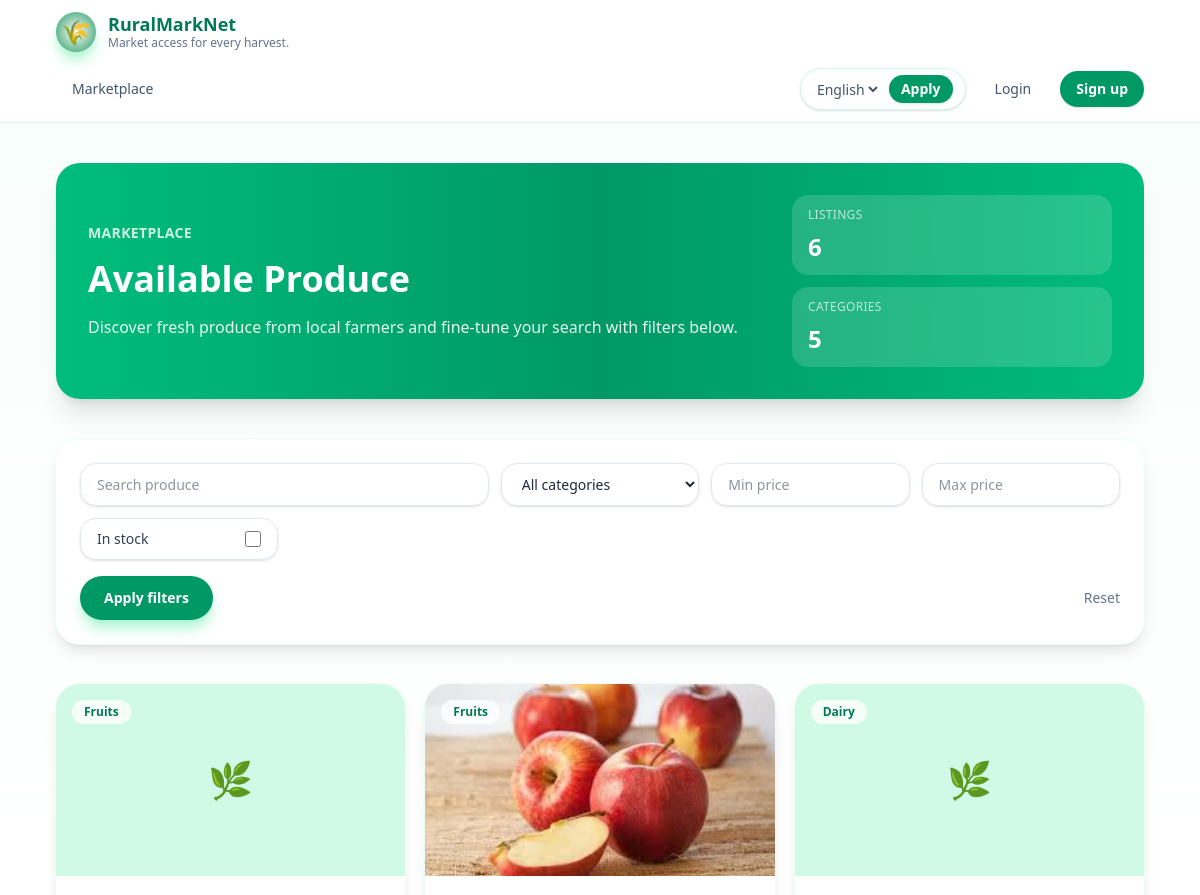
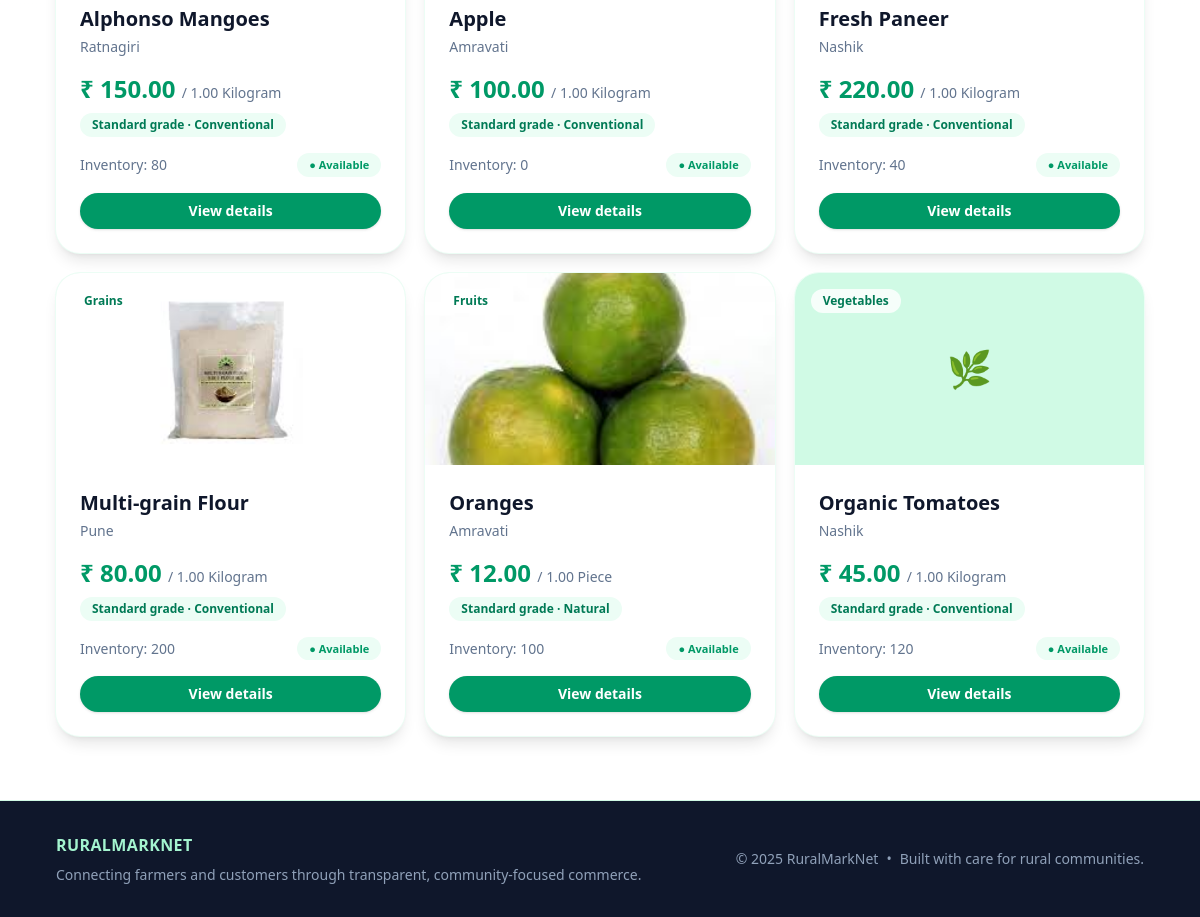
The page / on the database its author committed (2 pictures, top to bottom).
### products/models.py (models this page shows, shortened)
class Product(models.Model):
    class Categories(models.TextChoices):
        VEGETABLES = "vegetables", _("Vegetables")
        FRUITS = "fruits", _("Fruits")
        DAIRY = "dairy", _("Dairy")
        GRAINS = "grains", _("Grains")
        OTHERS = "others", _("Others")
    class Units(models.TextChoices):
        KILOGRAM = "kg", _("Kilogram")
        GRAM = "g", _("Gram")
        LITRE = "l", _("Litre")
        PIECE = "piece", _("Piece")
        BUNCH = "bunch", _("Bunch")
    class QualityGrades(models.TextChoices):
        PREMIUM = "premium", _("Premium grade")
        STANDARD = "standard", _("Standard grade")
        ECONOMY = "economy", _("Economy grade")
    class FarmingPractices(models.TextChoices):
        ORGANIC = "organic", _("Organic")
        NATURAL = "natural", _("Natural")
        CONVENTIONAL = "conventional", _("Conventional")
        HYDROPONIC = "hydroponic", _("Hydroponic")
    name = models.CharField(max_length=255)
    slug = models.SlugField(unique=True, blank=True)
    farmer = models.ForeignKey(
        settings.AUTH_USER_MODEL,
        on_delete=models.CASCADE,
        related_name="products",
    )
    category = models.CharField(max_length=32, choices=Categories.choices)
    description = models.TextField(blank=True)
    price = models.DecimalField(max_digits=8, decimal_places=2)
    unit = models.CharField(
        max_length=16,
        choices=Units.choices,
        default=Units.KILOGRAM,
        help_text=_("Measurement customers will see when ordering."),
    )
    unit_quantity = models.DecimalField(
        max_digits=6,
        decimal_places=2,
        default=Decimal("1.00"),
        validators=[MinValueValidator(Decimal("0.01"))],
        help_text=_("Amount of produce included per unit."),
    )
    quality_grade = models.CharField(
        max_length=32,
        choices=QualityGrades.choices,
        default=QualityGrades.STANDARD,
        help_text=_("Visible quality grade to reassure buyers."),
    )
    farming_practice = models.CharField(
        max_length=32,
        choices=FarmingPractices.choices,
        default=FarmingPractices.CONVENTIONAL,
        help_text=_("Primary growing method used."),
    )
    harvest_date = models.DateField(blank=True, null=True, help_text=_("Optional harvest date for traceability."))
    best_before_days = models.PositiveSmallIntegerField(
        blank=True,
        null=True,
        help_text=_("Number of days the produce stays at peak quality."),
    )
    inventory = models.PositiveIntegerField(default=0)
    available = models.BooleanField(default=True)
    location = models.CharField(max_length=128, blank=True)
    storage_instructions = models.TextField(blank=True, help_text=_("Tips customers should follow after delivery."))
    certifications = models.CharField(
        max_length=255,
        blank=True,
        help_text=_("Organic, FPO or other certification names."),
    )
    image = models.ImageField(upload_to="products/", blank=True)
    created_at = models.DateTimeField(auto_now_add=True)
    updated_at = models.DateTimeField(auto_now=True)
    class Meta:
        ordering = ["name"]
        verbose_name = _("Product")
        verbose_name_plural = _("Products")
    def get_absolute_url(self) -> str:
        return reverse("products:detail", kwargs={"slug": self.slug})

### products/views.py (the view)
# urls.py: path("", ProductListView.as_view(), name="home"),
class ProductListView(ListView):
    model = Product
    paginate_by = 12
    template_name = "products/product_list.html"
    context_object_name = "products"
    def get_queryset(self):  # type: ignore[override]
        queryset = super().get_queryset().select_related("farmer")
        form = ProductFilterForm(self.request.GET)
        if form.is_valid():
            search = form.cleaned_data.get("search")
            if search:
                queryset = queryset.filter(
                    Q(name__icontains=search)
                    | Q(description__icontains=search)
                    | Q(farmer__first_name__icontains=search)
                )
            category = form.cleaned_data.get("category")
            if category:
                queryset = queryset.filter(category=category)
            min_price = form.cleaned_data.get("min_price")
            if min_price:
                queryset = queryset.filter(price__gte=min_price)
            max_price = form.cleaned_data.get("max_price")
            if max_price:
                queryset = queryset.filter(price__lte=max_price)
            available = form.cleaned_data.get("available")
            if available:
                queryset = queryset.filter(available=True)
        return queryset

### products/forms.py
class ProductFilterForm(forms.Form):
    search = forms.CharField(required=False, label=_("Search"))
    category = forms.ChoiceField(
        required=False,
        choices=[("", _("All categories"))] + list(Product.Categories.choices),
    )
    min_price = forms.DecimalField(required=False, min_value=0, label=_("Min price"))
    max_price = forms.DecimalField(required=False, min_value=0, label=_("Max price"))
    available = forms.BooleanField(required=False, initial=True, label=_("In stock"))

### products/context_processors.py (called while the page is built)
def product_filters(request):
    return {
        "product_filter_form": ProductFilterForm(request.GET or None),
        "product_categories": Product.Categories.choices,
    }

### products/templates/products/product_list.html (shortened to what this page needs)
{% extends "base.html" %}
{% load i18n %}
{% block content %}
<section class="space-y-8 sm:space-y-10">
    <div class="overflow-hidden rounded-3xl bg-linear-to-r from-emerald-500 via-emerald-600 to-emerald-500 p-6 text-white shadow-xl sm:p-8">
        <div class="flex flex-col gap-6 md:flex-row md:items-center md:justify-between">
            <div class="space-y-3 sm:space-y-4">
                <p class="text-xs font-semibold uppercase tracking-wide text-white/80 sm:text-sm">{% trans "Marketplace" %}</p>
                <h1 class="text-2xl font-semibold sm:text-3xl md:text-4xl">{% trans "Available Produce" %}</h1>
                <p class="max-w-2xl text-sm text-white/90 sm:text-base">{% trans "Discover fresh produce from local farmers and fine-tune your search with filters below." %}</p>
            </div>
            <div class="grid w-full max-w-sm grid-cols-2 gap-3 text-xs sm:text-sm md:max-w-xs md:grid-cols-1">
                <div class="rounded-2xl bg-white/15 px-4 py-3 backdrop-blur">
                    <p class="text-[11px] uppercase tracking-wide text-white/70 sm:text-xs">{% trans "Listings" %}</p>
                    <p class="mt-2 text-xl font-semibold sm:text-2xl">{{ products|length }}</p>
                </div>
                <div class="rounded-2xl bg-white/15 px-4 py-3 backdrop-blur">
                    <p class="text-[11px] uppercase tracking-wide text-white/70 sm:text-xs">{% trans "Categories" %}</p>
                    <p class="mt-2 text-xl font-semibold sm:text-2xl">{{ product_categories|length }}</p>
                </div>
            </div>
        </div>
    </div>
    <form method="get" class="rounded-3xl bg-white p-5 shadow-lg ring-1 ring-emerald-50 sm:p-6">
        <div class="grid grid-cols-1 gap-3 sm:grid-cols-2 md:grid-cols-5">
            <input type="text" name="search" value="{{ request.GET.search|default_if_none:'' }}" placeholder="{% trans "Search produce" %}" class="col-span-1 rounded-2xl border border-slate-200 px-4 py-2.5 text-sm text-slate-800 shadow-sm focus:border-emerald-500 focus:outline-none focus:ring-2 focus:ring-emerald-200 sm:col-span-2">
            <select name="category" class="rounded-2xl border border-slate-200 px-4 py-2.5 text-sm text-slate-800 shadow-sm focus:border-emerald-500 focus:outline-none focus:ring-2 focus:ring-emerald-200">
                <option value="">{% trans "All categories" %}</option>
            </select>
            <input type="number" name="min_price" step="0.01" value="{{ request.GET.min_price|default_if_none:'' }}" placeholder="{% trans "Min price" %}" class="rounded-2xl border border-slate-200 px-4 py-2.5 text-sm text-slate-800 shadow-sm focus:border-emerald-500 focus:outline-none focus:ring-2 focus:ring-emerald-200">
            <input type="number" name="max_price" step="0.01" value="{{ request.GET.max_price|default_if_none:'' }}" placeholder="{% trans "Max price" %}" class="rounded-2xl border border-slate-200 px-4 py-2.5 text-sm text-slate-800 shadow-sm focus:border-emerald-500 focus:outline-none focus:ring-2 focus:ring-emerald-200">
            <label class="flex items-center justify-between rounded-2xl border border-slate-200 px-4 py-2.5 text-sm text-slate-700 shadow-sm focus-within:border-emerald-500 focus-within:ring-2 focus-within:ring-emerald-200">
                <span>{% trans "In stock" %}</span>
                <input type="checkbox" name="available" value="true" class="h-4 w-4 rounded border-slate-300 text-emerald-600 focus:ring-emerald-500" {% if request.GET.available %}checked{% endif %}>
            </label>
        </div>
        <div class="mt-4 flex flex-col gap-3 sm:flex-row sm:items-center sm:justify-between">
            <button type="submit" class="inline-flex w-full items-center justify-center rounded-full bg-emerald-600 px-6 py-3 text-sm font-semibold text-white shadow-lg shadow-emerald-200 transition hover:bg-emerald-500 sm:w-auto">{% trans "Apply filters" %}</button>
            <a href="{% url 'products:list' %}" class="text-sm font-medium text-slate-500 hover:text-slate-700">{% trans "Reset" %}</a>
        </div>
    </form>
    <div class="grid gap-5 sm:grid-cols-2 lg:grid-cols-3">
        {% for product in products %}
            <article class="group flex h-full flex-col overflow-hidden rounded-3xl bg-white shadow-lg ring-1 ring-emerald-50 transition hover:-translate-y-1 hover:shadow-xl">
                <div class="relative h-44 w-full overflow-hidden bg-emerald-100 sm:h-48">
                    {% if product.image %}
                        <img src="{{ product.image.url }}" alt="{{ product.name }}" class="h-full w-full object-cover transition duration-500 group-hover:scale-105">
                    {% else %}
                        <div class="flex h-full w-full items-center justify-center text-4xl">🌿</div>
                    {% endif %}
                    <span class="absolute left-4 top-4 inline-flex rounded-full bg-white/80 px-3 py-1 text-xs font-semibold text-emerald-700">
                        {{ product.get_category_display }}
                    </span>
                </div>
                <div class="flex flex-1 flex-col gap-4 p-5 sm:p-6">
                    <div>
                        <h2 class="text-lg font-semibold text-slate-900 sm:text-xl">
                            <a href="{{ product.get_absolute_url }}" class="hover:text-emerald-600">{{ product.name }}</a>
                        </h2>
                        <p class="mt-1 text-xs text-slate-500 sm:text-sm">{{ product.location }}</p>
                    </div>
                    <div>
                        <p class="text-xl font-semibold text-emerald-600 sm:text-2xl">₹ {{ product.price }} <span class="text-xs font-medium text-slate-500 sm:text-sm">/ {{ product.unit_quantity|floatformat:2 }} {{ product.get_unit_display }}</span></p>
                        <p class="mt-2 inline-flex items-center gap-2 rounded-full bg-emerald-50 px-3 py-1 text-[11px] font-semibold text-emerald-700 sm:text-xs">{{ product.get_quality_grade_display }} · {{ product.get_farming_practice_display }}</p>
                    </div>
                    <div class="mt-auto flex items-center justify-between text-xs text-slate-500 sm:text-sm">
                        <p>{% blocktrans with inventory=product.inventory %}Inventory: {{ inventory }}{% endblocktrans %}</p>
                        {% if product.available %}
                            <span class="inline-flex items-center gap-1 rounded-full bg-emerald-50 px-3 py-1 text-[11px] font-semibold text-emerald-600">● {% trans "Available" %}</span>
                        {% else %}
                            <span class="inline-flex items-center gap-1 rounded-full bg-rose-50 px-3 py-1 text-[11px] font-semibold text-rose-600">● {% trans "Out of stock" %}</span>
                        {% endif %}
                    </div>
                    <a href="{{ product.get_absolute_url }}" class="inline-flex w-full items-center justify-center rounded-full bg-emerald-600 px-4 py-2 text-sm font-semibold text-white shadow-sm transition hover:bg-emerald-500 sm:w-auto">{% trans "View details" %}</a>
                </div>
            </article>
        {% endfor %}
    </div>
</section>
{% endblock %}

### rows shown on the page
Product: category "Fruits", name "Alphonso Mangoes", location "Ratnagiri", price "150.00", unit_quantity "1.00", unit "Kilogram", quality_grade "Standard grade", farming_practice "Conventional"
Product: image (picture), category "Fruits", name "Apple", location "Amravati", price "100.00", unit_quantity "1.00", unit "Kilogram", quality_grade "Standard grade", farming_practice "Conventional"
Product: category "Dairy", name "Fresh Paneer", location "Nashik", price "220.00", unit_quantity "1.00", unit "Kilogram", quality_grade "Standard grade", farming_practice "Conventional"
Product: image (picture), category "Grains", name "Multi-grain Flour", location "Pune", price "80.00", unit_quantity "1.00", unit "Kilogram", quality_grade "Standard grade", farming_practice "Conventional"
Product: image (picture), category "Fruits", name "Oranges", location "Amravati", price "12.00", unit_quantity "1.00", unit "Piece", quality_grade "Standard grade", farming_practice "Natural"
Product: category "Vegetables", name "Organic Tomatoes", location "Nashik", price "45.00", unit_quantity "1.00", unit "Kilogram", quality_grade "Standard grade", farming_practice "Conventional"

### other values the page prints
{{ products|length }} "6"
{{ product_categories|length }} "5"
form field language "English"
